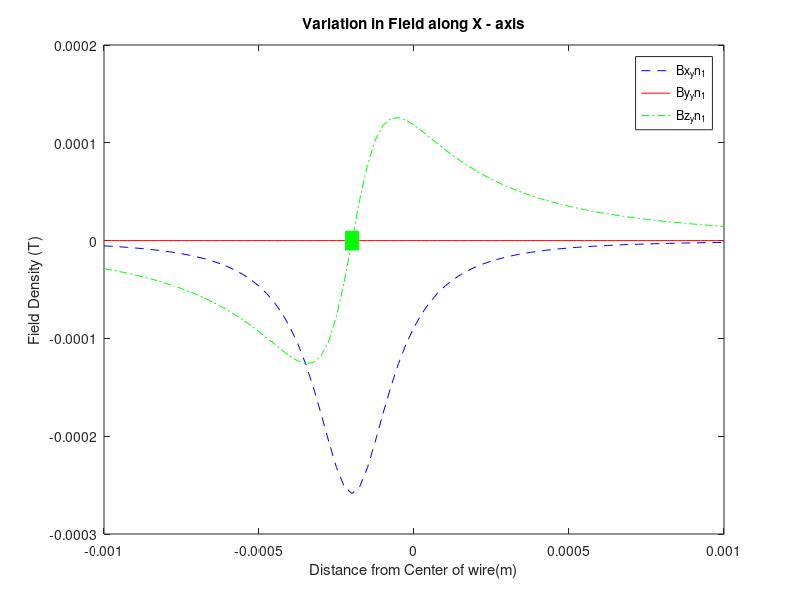
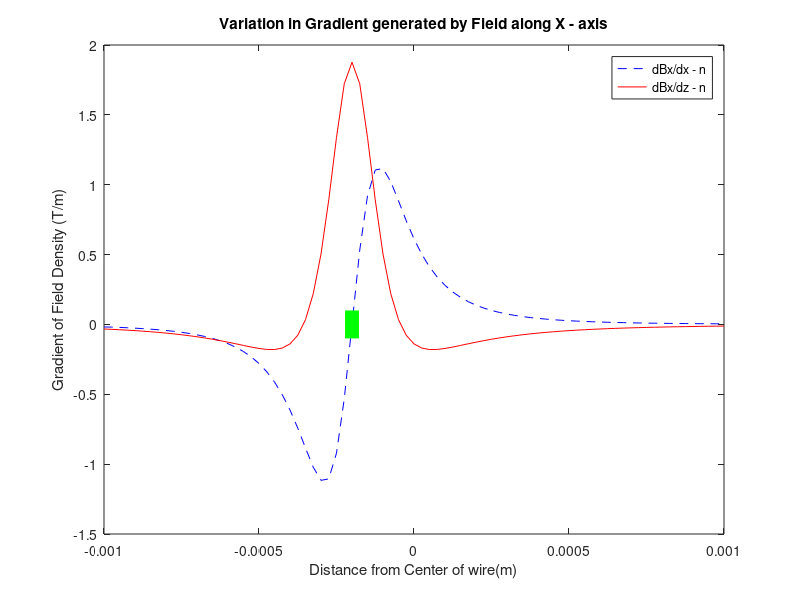
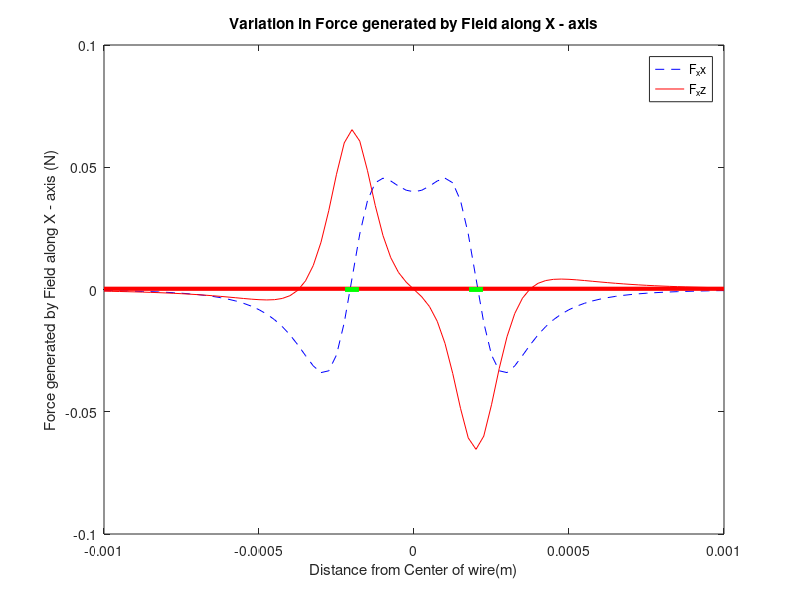
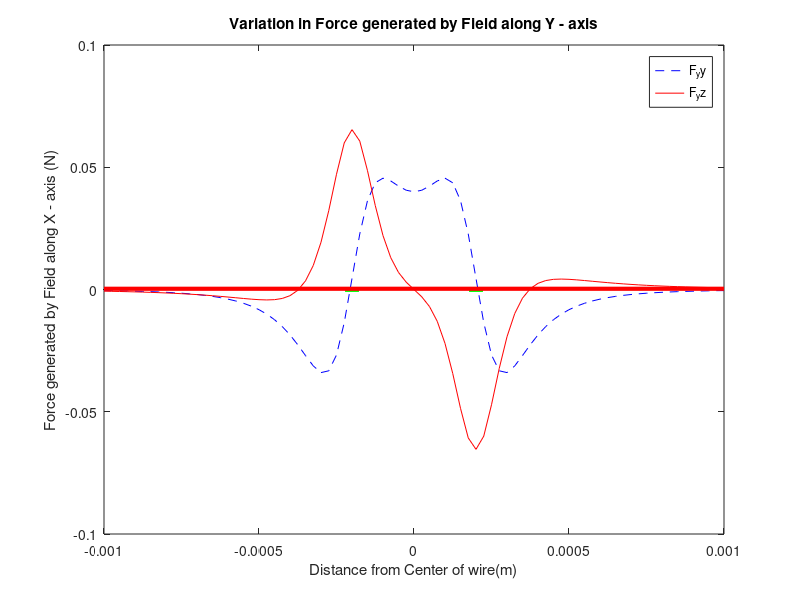

Write MATLAB code to recreate these figures, in order.
clear;
clc;
% Analysing field along a single wire...
% Constants 
I = -.2;       %Current flowing in the wire
g = 200e-6;     %Coil spacing
m0 = 4*pi*1e-7;
c = -1000e-6:25e-6:1000e-6;
z = 150e-6; %0.15mm
y = 0;
radius = 3e-3;%m
height = 1e-3;%m
Magentization = 1.45; %T
vol_cy = pi*radius^2*height; %If Object is Cylinder, vol in m^3
vol_sp = (4/3)*(pi * radius^3); %If Object is Sphere, vol in m^3
density = 7300; %kg/m^3 or 7.3 gm/cc for NdFeB 
mass_cy = density * vol_cy; %kg
mass_sp = density * vol_sp; %kg
gravity = 9.8 ; %m/s^2
Coeff_of_Fric = 1;
% Force_cy = Coeff_of_Fric * mass_cy * gravity; %N
Force_sp = Coeff_of_Fric * mass_sp * gravity; %N
k = 0.4e-3;
%--------%--------%--------%--------%--------%--------%--------%----------
% Line along Y - axis
%-%--------%--------%--------%--------%--------%--------%--------%--------
y1_1 = -0.6e-3;
y2_1 = 0.6e-3;
a_xp_1 = g;  
a_xn_1 = -g;
[X,Z] = meshgrid(c);


k_yp = 1./(4*pi*((a_xp_1-X).^2+Z.^2));
k_1yp = (y2_1-y)./((y2_1-y)^2+(a_xp_1-X).^2+Z.^2).^0.5;
k_2yp = (y1_1-y)./((y1_1-y)^2+(a_xp_1-X).^2+Z.^2).^0.5;

k_1yp_3 = (y2_1-y)./((y2_1-y)^2+(a_xp_1-X).^2+Z.^2).^1.5;
k_2yp_3 = (y1_1-y)./((y1_1-y)^2+(a_xp_1-X).^2+Z.^2).^1.5;

Bx_yp_1 = -(Z.*k_yp.*(k_1yp - k_2yp))*I*m0;
By_yp_1 = m0*zeros(size(X,1),size(Z,1));
Bz_yp_1 = (-(a_xp_1-X).*k_yp.*(k_1yp - k_2yp))*I*m0;

k_yn_1 = 1./(4*pi*((a_xn_1-X).^2+Z.^2));
k_1yn_1 = (y2_1-y)./((y2_1-y)^2+(a_xn_1-X).^2+Z.^2).^0.5;
k_2yn_1 = (y1_1-y)./((y1_1-y)^2+(a_xn_1-X).^2+Z.^2).^0.5;

Bx_yn_1 = (Z.*k_yn_1.*(k_1yn_1 - k_2yn_1))*I*m0;
By_yn_1 = m0*zeros(size(X,1),size(Z,1));
Bz_yn_1 = ((a_xn_1-X).*k_yn_1.*(k_1yn_1 - k_2yn_1))*I*m0;

[df_xx,df_xz] = gradient(Bx_yp_1,25e-6); %[dBx/dx, dBx/dz]

[df_xx_n,df_xz_n] = gradient(Bx_yn_1,25e-6); %[dBx/dx, dBx/dz]

%--------%--------%--------%--------%--------%--------%--------%----------
% Line along X - axis
%-%--------%--------%--------%--------%a--------%--------%--------%--------

[Y,Z] = meshgrid(c);
x1_1 = -0.6e-3;
x2_1 = 0.6e-3;
a_yp_1 = g;          %Distance of coil from (0,0)
x = 0;
coil_length_x_1 = x2_1 - x1_1;
k_p_1 = 1./(4*pi*((a_yp_1-Y).^2+Z.^2));
k_1xp_1 = (x2_1-x)./((x2_1-x).^2+(a_yp_1-Y).^2+Z.^2).^0.5;
k_2xp_1 = (x1_1-x)./((x1_1-x).^2+(a_yp_1-Y).^2+Z.^2).^0.5;

Bx_xp_1 = m0*zeros(size(Y,1),size(Z,1));
By_xp_1 = (-Z.*k_p_1.*(k_1xp_1 - k_2xp_1))*I*m0;
Bz_xp_1 = (-(a_yp_1-Y).*k_p_1.*(k_1xp_1 - k_2xp_1))*I*m0;

a_yn_1 = -g;
k_n_1 = 1./(4*pi*((a_yn_1-Y).^2+Z.^2));
k_1xn_1 = (x2_1-x)./((x2_1-x).^2+(a_yn_1-Y).^2+Z.^2).^0.5;
k_2xn_1 = (x1_1-x)./((x1_1-x).^2+(a_yn_1-Y).^2+Z.^2).^0.5;

Bx_xn_1 = m0*zeros(size(Y,1),size(Z,1));
By_xn_1 = (Z.*k_n_1.*(k_1xn_1 - k_2xn_1))*I*m0;
Bz_xn_1 = ((a_yn_1-Y).*k_n_1.*(k_1xn_1 - k_2xn_1))*I*m0;

[dBy_1_dy,dBy_1_dz] = gradient(By_xp_1,25e-6);

[dBy_1_dyn,dBy_1_dzn] = gradient(By_xn_1,25e-6);

%--------%--------%--------%--------%--------%--------%--------%----------
% Force along X - axis
%-%--------%--------%--------%--------%--------%--------%--------%--------

F_xx = vol_cy * Magentization* (df_xx + df_xx_n)/m0;
F_xz = vol_cy * Magentization* (df_xz + df_xz_n)/m0;

%--------%--------%--------%--------%--------%--------%--------%----------
% Force along Y - axis
%-%--------%--------%--------%--------%--------%--------%--------%--------

F_yy = vol_cy * Magentization* (dBy_1_dy + dBy_1_dyn)/m0;
F_yz = vol_cy * Magentization* (dBy_1_dz + dBy_1_dzn)/m0;
%--------%--------%--------%--------%--------%--------%--------%----------
% Bot Parameters
%-%--------%--------%--------%--------%--------%--------%--------%--------
p = 47;  %Change this to set the height of bot.
height = Z(p,1);%m
vol_cy = pi*radius^2*height; %If Object is Cylinder, vol in m^3
density = 7300; %kg/m^3 or 7.3 gm/cc for NdFeB 
mass_cy = density * vol_cy; %kg
Force_cy = Coeff_of_Fric * mass_cy * gravity; %N
%--------%--------%--------%--------%--------%--------%--------%----------
% Plotting Field
%-%--------%--------%--------%--------%--------%--------%--------%--------
figure
plot(c,Bx_yn_1(p,:), '--b') 
hold on
plot(c,By_yn_1(p,:),'r')
plot(c,Bz_yn_1(p,:),'-.g')
% plot(c,By_yp_1(p,:), 'r','LineWidth',2) 
% plot(c,Bz_yp_1(p,:), '-.g','LineWidth',2) 
% plot(c,Bx_yp_1(p,:), '--b','LineWidth',2) 
line([a_yn_1 a_yn_1],[-1e-5 1e-5],'linewidth',10,'color','g');
% line([a_yp_1,a_yp_1],[-1e-5 1e-5],'linewidth',10,'color','g');
legend('Bx_yn_1','By_yn_1','Bz_yn_1')
% legend('Bx_yn_1','By_yn_1','Bz_yn_1','By_yp_1','Bz_yp_1','Bx_yp_1')
xlabel("Distance from Center of wire(m)")
ylabel("Field Density (T)")
title("Variation in Field along X - axis")
hold off
%--------%--------%--------%--------%--------%--------%--------%----------
% Plotting Gradient of Field
%-%--------%--------%--------%--------%--------%--------%--------%--------
figure
plot(c,df_xx_n(p,:), '--b') 
hold on
plot(c,df_xz_n(p,:),'r')
% plot(c,df_xx(p,:),'--b','LineWidth',2)
% plot(c,df_xz(p,:),'r','LineWidth',2)
line([a_yn_1 a_yn_1],[-1e-1 1e-1],'linewidth',10,'color','g');
% line([a_yp_1,a_yp_1],[-1e-1 1e-1],'linewidth',10,'color','g');
legend('dBx/dx - n','dBx/dz - n')
% legend('dBx/dx - n','dBx/dz - n', 'dBx/dx - p','dBx/dz - p')
xlabel("Distance from Center of wire(m)")
ylabel("Gradient of Field Density (T/m)")
title("Variation in Gradient generated by Field along X - axis")
hold off
%--------%--------%--------%--------%--------%--------%--------%----------
% Plotting "Force generated by Field along X - axis (N)"
%-%--------%--------%--------%--------%--------%--------%--------%--------
figure
plot(c,F_xx(p,:), '--b') 
hold on
plot(c,F_xz(p,:),'r')
line([-1e-3 1e-3],[Force_cy Force_cy],'linewidth',3,'color','r')
line([a_yn_1 a_yn_1],[-1e-3 1e-3],'linewidth',10,'color','g');
line([a_yp_1,a_yp_1],[-1e-3 1e-3],'linewidth',10,'color','g');
legend('F_xx', 'F_xz')
xlabel("Distance from Center of wire(m)")
ylabel("Force generated by Field along X - axis (N)")
title("Variation in Force generated by Field along X - axis")
hold off
%--------%--------%--------%--------%--------%--------%--------%----------
% Plotting "Force generated by Field along Y - axis (N)"
%-%--------%--------%--------%--------%--------%--------%--------%--------
figure
plot(c,F_yy(p,:), '--b') 
hold on
plot(c,F_yz(p,:),'r')
line([a_xn_1 a_xn_1],[-1e-3 1e-3],'linewidth',10,'color','g');
line([a_xp_1,a_xp_1],[-1e-3 1e-3],'linewidth',10,'color','g');
line([-1e-3 1e-3],[Force_cy Force_cy],'linewidth',3,'color','r')
legend('F_yy', 'F_yz')
xlabel("Distance from Center of wire(m)")
ylabel("Force generated by Field along X - axis (N)")
title("Variation in Force generated by Field along Y - axis")
hold off
